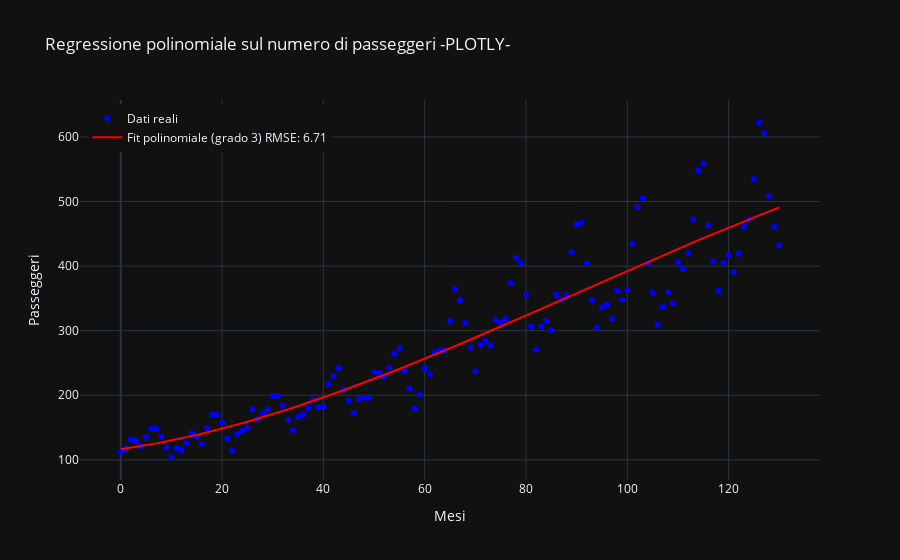

Write notebook code for a chart like this one.
### Markdown cell above
### Es 1
Hai a disposizione un file `data.csv` contenente dati mensili di passeggeri con due colonne:

- `date`: data in formato `YYYY-MM` (mese/anno)
- `passengers`: numero di passeggeri per quel mese


Costruisci un modello di **regressione polinomiale** che approssima l’andamento del numero di passeggeri nel tempo.

1. Carica il dataset.
2. Convertilo in un formato numerico utilizzando una colonna `mese_numerico` che conti i mesi a partire da gennaio 1949.
3. Applica una regressione polinomiale (grado a tua scelta).
4. Calcola l’RMSE tra i valori reali e quelli predetti.
5. Visualizza i dati reali e la curva stimata con Plotly.

### Code cell
#carico il dataset
import pandas as pd 
import numpy as np
import matplotlib.pyplot as plt
import plotly.graph_objects as go

 
df = pd.read_csv('data.csv')
df.info()
df

#conversione a datetime 
df['mese_datetime']=pd.to_datetime(df['date'])
df = df.dropna()
mese_numerico = []

for i in range(len(df)):
    mese_numerico.append(i)

df['mese_numerico'] = mese_numerico

#regressione polinomiale 
x=df['mese_numerico']
y=df['passengers']

# Fitting della retta
a, b, c, d = np.polyfit(x, y, 3)  # Grado 3 per una retta

# Predizione dei valori fittati
y_fit = a * x**3  + b * x**2 + c*x +d

# Output dei parametri della retta
print(f"Coefficiente x^3 (a): {a}")
print(f"Coefficiente x^2 (b): {b}")
print(f"Coefficiente x (c): {c}")
print(f"Intercetta (d): {d}")


plt.figure(figsize=(12, 6))
plt.plot(x, y, marker='o', linestyle='-', label='graifico passeengers/month')
plt.plot(x, y_fit, label="Retta fittata", color="red")
plt.title('Grafico con matplot')
plt.xlabel('months')
plt.ylabel('passengers')
plt.legend()
plt.grid(True)
plt.show()

#calcolo RMSE 
from sklearn.metrics import root_mean_squared_error


rmse = np.sqrt(root_mean_squared_error(y, y_fit))
print(f"RMSE = {rmse:.2f}")

#visualizzazione con plotly

fig = go.Figure()

# Dati reali (punti)
fig.add_trace(go.Scatter(
    x=df['mese_numerico'],
    y=df['passengers'],
    mode='markers',
    name='Dati reali',
    marker=dict(color='blue')
))

# regressione lineeare stimata
fig.add_trace(go.Scatter(
    x=x,
    y=y_fit,
    mode='lines',
    name=f'Fit polinomiale (grado 3) RMSE: {rmse:.2f}',
    line=dict(color='red', width=2)
))

fig.update_layout(
    title='Regressione polinomiale sul numero di passeggeri -PLOTLY-',
    xaxis_title='Mesi',
    yaxis_title='Passeggeri',
    legend=dict(x=0.01, y=0.99),
    template='plotly_dark' # tema scuro per differenziare i due grafici 
)

fig.show()

### Figure 1 — Plotly figure (JSON) as saved in the notebook; plotly's stock layout.template omitted (floating-point values rounded to 4 significant figures; data arrays with more than 128 entries replaced by an {"elided": "..."} marker saying what was removed)
{"data": [{"marker": {"color": "blue"}, "mode": "markers", "name": "Dati reali", "type": "scatter", "x": {"elided": "131 int values"}, "y": {"elided": "131 float values"}}, {"line": {"color": "red", "width": 2}, "mode": "lines", "name": "Fit polinomiale (grado 3) RMSE: 6.71", "type": "scatter", "x": {"elided": "131 int values"}, "y": {"elided": "131 float values"}}], "layout": {"legend": {"x": 0.01, "y": 0.99}, "title": {"text": "Regressione polinomiale sul numero di passeggeri -PLOTLY-"}, "xaxis": {"title": {"text": "Mesi"}}, "yaxis": {"title": {"text": "Passeggeri"}}}}
